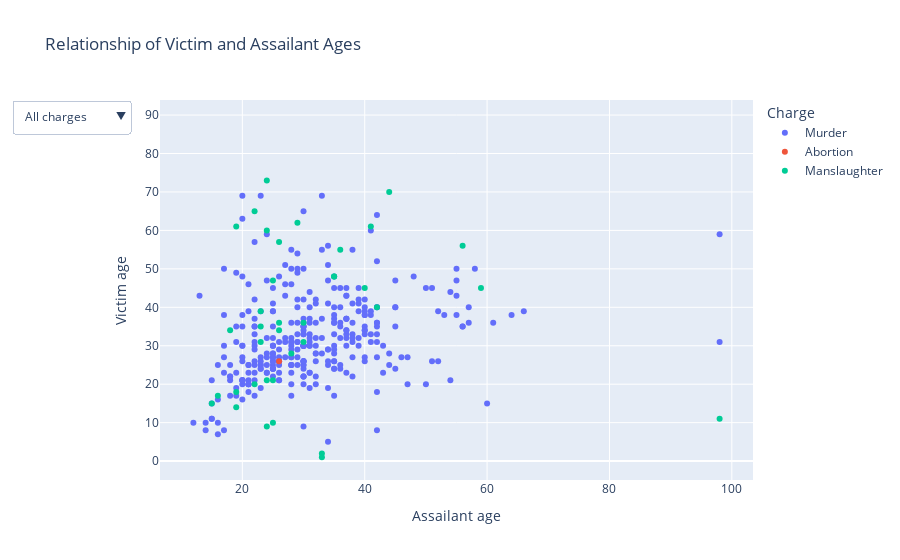

Notebook code for this chart:
### Code cell
fig = px.scatter(
    phl_crime,
    x="Age of accused",
    y="Victim age",
    color="Charge",
    title="Relationship of Victim and Assailant Ages",
    labels={"Age of accused": "Assailant age"},
)

fig.update_layout(
    updatemenus=[
        dict(
            buttons=list(
                [  # Create the 'buttons' list to store a dictionary for each dropdown option
                    dict(
                        label="All charges",  # Add label for first 'view'
                        method="update",
                        args=[
                            {
                                "visible": [True, True, True]
                            },  # This 'view' show all three types of crime
                            {
                                "title": "Victim and assailant ages, Philadelphia homicides (1902-1932)",
                                "xaxis": {"title": "Age of accused"},
                                "yaxis": {"title": "Victim age"},
                            },
                        ],
                    ),
                    dict(
                        label="Murder",  # Add label for second 'view'
                        method="update",
                        args=[
                            {
                                "visible": [True, False, False]
                            },  # Will only show data for first item (murder)
                            {
                                "title": "Victim and assailant ages in murder charges",  # Can change titles here to make the graph more dynamic
                                "xaxis": {
                                    "title": "Age of accused"
                                },  # As above
                                "yaxis": {"title": "Victim age"},
                            },
                        ],
                    ),  # As above
                    dict(
                        label="Manslaughter",  # Add label for third 'view'
                        method="update",
                        args=[
                            {
                                "visible": [False, False, True]
                            },  # Will only show data for second item (manslaughter)
                            {
                                "title": "Victim and assailant in manslaughter charges",  # New title
                                "xaxis": {
                                    "title": "Age of accused"
                                },  # New x- and y-axis titles
                                "yaxis": {"title": "Victim age"},
                            },
                        ],
                    ),
                    dict(
                        label="Abortion",  # Add label for fourth 'view'
                        method="update",
                        args=[
                            {
                                "visible": [False, True, False]
                            },  # Will only show data for third item (abortion)
                            {
                                "title": "Ages of accused and victims in abortion charges",  # New title
                                "xaxis": {
                                    "title": "Age of accused"
                                },  # New x- and y-axes titles
                                "yaxis": {"title": "Victim age"},
                            },
                        ],
                    ),
                ]
            )
        )
    ]
)

fig.show()

### Figure 1 — Plotly figure (JSON) as saved in the notebook; plotly's stock layout.template omitted (floating-point values rounded to 4 significant figures; data arrays with more than 128 entries replaced by an {"elided": "..."} marker saying what was removed)
{"data": [{"hovertemplate": "Charge=Murder<br>Assailant age=%{x}<br>Victim age=%{y}<extra></extra>", "legendgroup": "Murder", "marker": {"color": "#636efa", "symbol": "circle"}, "mode": "markers", "name": "Murder", "orientation": "v", "showlegend": true, "type": "scatter", "x": {"elided": "548 int values"}, "xaxis": "x", "y": {"elided": "548 int values"}, "yaxis": "y"}, {"hovertemplate": "Charge=Abortion<br>Assailant age=%{x}<br>Victim age=%{y}<extra></extra>", "legendgroup": "Abortion", "marker": {"color": "#EF553B", "symbol": "circle"}, "mode": "markers", "name": "Abortion", "orientation": "v", "showlegend": true, "type": "scatter", "x": [47, null, null, null, null, null, null, null, null, null, null, null, null, null, null, null, null, null, null, null, null, null, null, null, 60, null, null, null, null, null, null, null, null, null, 53, null, 52, null, null, null, null, null, null, null, null, null, null, null, null, null, null, 26, null, null], "xaxis": "x", "y": [null, null, 38, null, null, null, null, null, null, null, null, null, 59, null, null, 59, null, null, null, null, null, 35, null, null, null, null, null, null, 20, null, null, null, 59, null, null, null, null, 23, null, null, null, 59, null, null, null, null, 18, null, null, null, null, 26, null, null], "yaxis": "y"}, {"hovertemplate": "Charge=Manslaughter<br>Assailant age=%{x}<br>Victim age=%{y}<extra></extra>", "legendgroup": "Manslaughter", "marker": {"color": "#00cc96", "symbol": "circle"}, "mode": "markers", "name": "Manslaughter", "orientation": "v", "showlegend": true, "type": "scatter", "x": [null, null, null, null, null, null, 15, 19, null, 19, null, 98, null, null, 35, 35, 23, 56, null, null, null, null, null, 22, null, 59, null, null, null, 33, 26, null, 42, null, null, 26, null, null, 23, null, null, 23, 18, 16, null, null, null, 24, null, 19, null, 29, null, null, 93, 19, 24, null, null, 25, null, null, 30, null, null, 30, null, null, null, null, 41, 25, null, null, null, null, 26, null, 29, 34, 19, null, null, null, null, null, 24, 25, 22, null, null, null, null, null, null, null, null, null, 18, null, null, 36, 24, null, 28, 44, null, null, 33, null, null, 40], "xaxis": "x", "y": [null, 49, 19, null, null, 17, 15, 18, null, 61, 29, 11, 35, 10, 48, 48, 35, 56, null, 2, null, null, null, 65, 53, 45, 48, null, null, 1, 36, null, 40, null, null, 34, null, null, 39, 5, null, 31, null, 17, 28, null, null, 73, null, null, null, null, 10, null, null, null, 21, null, null, 47, 8, 67, 36, null, null, 31, 23, null, 9, 70, 61, 10, 48, null, 22, 30, 57, null, 62, null, 14, 59, null, 9, 42, null, 60, 21, 20, 4, null, 9, null, null, null, null, null, 46, 34, 59, null, 55, 9, 81, 28, 70, 28, 21, 2, null, 34, 45], "yaxis": "y"}], "layout": {"legend": {"title": {"text": "Charge"}, "tracegroupgap": 0}, "title": {"text": "Relationship of Victim and Assailant Ages"}, "updatemenus": [{"buttons": [{"args": [{"visible": [true, true, true]}, {"title": "Victim and assailant ages, Philadelphia homicides (1902-1932)", "xaxis": {"title": "Age of accused"}, "yaxis": {"title": "Victim age"}}], "label": "All charges", "method": "update"}, {"args": [{"visible": [true, false, false]}, {"title": "Victim and assailant ages in murder charges", "xaxis": {"title": "Age of accused"}, "yaxis": {"title": "Victim age"}}], "label": "Murder", "method": "update"}, {"args": [{"visible": [false, false, true]}, {"title": "Victim and assailant in manslaughter charges", "xaxis": {"title": "Age of accused"}, "yaxis": {"title": "Victim age"}}], "label": "Manslaughter", "method": "update"}, {"args": [{"visible": [false, true, false]}, {"title": "Ages of accused and victims in abortion charges", "xaxis": {"title": "Age of accused"}, "yaxis": {"title": "Victim age"}}], "label": "Abortion", "method": "update"}]}], "xaxis": {"anchor": "y", "domain": [0, 1], "title": {"text": "Assailant age"}}, "yaxis": {"anchor": "x", "domain": [0, 1], "title": {"text": "Victim age"}}}}
